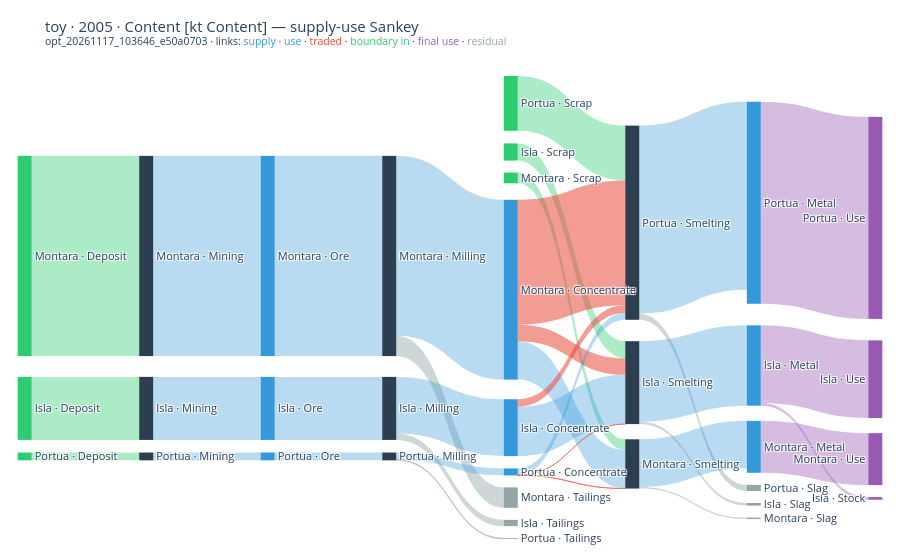

Notebook source saved alongside this figure:
### Markdown cell above
## The Sankey

A Sankey draws one period and one valuation of the table: the blocks as columns, edges as bands. The first figure is Plotly, interactive in VS Code or Jupyter; the second is the PNG that Stage 6 wrote beside the run through kaleido, which is what GitHub shows. Boundary inputs are green, supply and use blue, traded legs red, final use purple, residuals grey. A link at or below zero cannot be drawn: the build logs a warning with their total, and the toy's few small negative flows (no hard bands) are among them.

### Code cell
fig = psut.sankey("2005", unit="kt Content")
# the figure's own repr needs nbformat; this sends the same Plotly JSON to the notebook
display({"application/vnd.plotly.v1+json": json.loads(fig.to_json())}, raw=True)

### Figure 1 — Plotly figure (JSON) as saved in the notebook; plotly's stock layout.template omitted (floating-point values rounded to 4 significant figures)
{"data": [{"arrangement": "snap", "link": {"color": ["rgba(46,204,113,0.4)", "rgba(46,204,113,0.4)", "rgba(46,204,113,0.4)", "rgba(46,204,113,0.4)", "rgba(46,204,113,0.4)", "rgba(46,204,113,0.4)", "rgba(149,165,166,0.45)", "rgba(149,165,166,0.45)", "rgba(149,165,166,0.45)", "rgba(149,165,166,0.45)", "rgba(149,165,166,0.45)", "rgba(149,165,166,0.45)", "rgba(52,152,219,0.35)", "rgba(52,152,219,0.35)", "rgba(52,152,219,0.35)", "rgba(52,152,219,0.35)", "rgba(52,152,219,0.35)", "rgba(52,152,219,0.35)", "rgba(52,152,219,0.35)", "rgba(52,152,219,0.35)", "rgba(52,152,219,0.35)", "rgba(52,152,219,0.35)", "rgba(52,152,219,0.35)", "rgba(52,152,219,0.35)", "rgba(52,152,219,0.35)", "rgba(231,76,60,0.55)", "rgba(231,76,60,0.55)", "rgba(231,76,60,0.55)", "rgba(52,152,219,0.35)", "rgba(231,76,60,0.55)", "rgba(231,76,60,0.55)", "rgba(52,152,219,0.35)", "rgba(155,89,182,0.4)", "rgba(155,89,182,0.4)", "rgba(155,89,182,0.4)", "rgba(155,89,182,0.4)"], "customdata": ["E · boundary in", "E · boundary in", "E · boundary in", "O · boundary in", "O · boundary in", "O · boundary in", "P · residual", "P · residual", "P · residual", "P · residual", "P · residual", "P · residual", "S · supply", "S · supply", "S · supply", "S · supply", "S · supply", "S · supply", "S · supply", "S · supply", "S · supply", "U · use", "U · use", "U · use", "U · use", "U · traded", "U · traded", "U · traded", "U · use", "U · traded", "U · traded", "U · use", "Y · final use", "Y · final use", "Y · final use", "Y · final use"], "hovertemplate": "%{source.label} → %{target.label}<br>%{value:,.1f} kt Content · %{customdata}<extra></extra>", "source": [2, 4, 0, 3, 5, 1, 9, 12, 6, 11, 14, 8, 10, 13, 7, 9, 12, 6, 11, 14, 8, 20, 23, 17, 18, 18, 18, 21, 21, 21, 15, 15, 19, 22, 16, 16], "target": [10, 13, 7, 11, 14, 8, 31, 33, 29, 30, 32, 28, 20, 23, 17, 18, 21, 15, 19, 22, 16, 9, 12, 6, 11, 14, 8, 11, 14, 8, 14, 8, 26, 27, 25, 24], "value": [10.58, 0.412, 3.331, 0.5671, 2.899, 0.9056, 1.08, 0.04382, 0.333, 0.07628, 0.3228, 0.1383, 10.58, 0.412, 3.331, 9.502, 0.3682, 2.998, 2.519, 9.939, 4.243, 10.58, 0.412, 3.331, 2.029, 6.6, 0.8725, 0.006735, 0.3556, 0.005856, 0.4078, 2.598, 2.745, 10.68, 4.106, 0.1377]}, "node": {"color": ["#2ECC71", "#2ECC71", "#2ECC71", "#2ECC71", "#2ECC71", "#2ECC71", "#2C3E50", "#2C3E50", "#2C3E50", "#2C3E50", "#2C3E50", "#2C3E50", "#2C3E50", "#2C3E50", "#2C3E50", "#3498DB", "#3498DB", "#3498DB", "#3498DB", "#3498DB", "#3498DB", "#3498DB", "#3498DB", "#3498DB", "#9B59B6", "#9B59B6", "#9B59B6", "#9B59B6", "#95A5A6", "#95A5A6", "#95A5A6", "#95A5A6", "#95A5A6", "#95A5A6"], "hovertemplate": "%{label}<br>%{value:,.1f} kt Content<extra></extra>", "label": ["Isla · Deposit", "Isla · Scrap", "Montara · Deposit", "Montara · Scrap", "Portua · Deposit", "Portua · Scrap", "Isla · Milling", "Isla · Mining", "Isla · Smelting", "Montara · Milling", "Montara · Mining", "Montara · Smelting", "Portua · Milling", "Portua · Mining", "Portua · Smelting", "Isla · Concentrate", "Isla · Metal", "Isla · Ore", "Montara · Concentrate", "Montara · Metal", "Montara · Ore", "Portua · Concentrate", "Portua · Metal", "Portua · Ore", "Isla · Stock", "Isla · Use", "Montara · Use", "Portua · Use", "Isla · Slag", "Isla · Tailings", "Montara · Slag", "Montara · Tailings", "Portua · Slag", "Portua · Tailings"], "line": {"width": 0}, "pad": 12, "thickness": 14, "x": [0.01, 0.57, 0.01, 0.57, 0.01, 0.57, 0.43, 0.15, 0.71, 0.43, 0.15, 0.71, 0.43, 0.15, 0.71, 0.57, 0.85, 0.29, 0.57, 0.85, 0.29, 0.57, 0.85, 0.29, 0.99, 0.99, 0.99, 0.99, 0.85, 0.57, 0.85, 0.57, 0.85, 0.57], "y": [0.7175, 0.1833, 0.3999, 0.2348, 0.8175, 0.08199, 0.7175, 0.7175, 0.6638, 0.3999, 0.3999, 0.8332, 0.8175, 0.8175, 0.3306, 0.7577, 0.6281, 0.7175, 0.4702, 0.7976, 0.3999, 0.8498, 0.2891, 0.8175, 0.9048, 0.6567, 0.8232, 0.3206, 0.9131, 0.951, 0.9376, 0.9008, 0.8832, 0.9791]}, "type": "sankey"}], "layout": {"font": {"size": 11}, "margin": {"b": 16, "l": 16, "r": 16, "t": 64}, "title": {"text": "toy · 2005 · Content [kt Content] — supply-use Sankey<br><sup>opt_20261117_103646_e50a0703 · links: <span style=\"color:rgb(52,152,219)\">supply</span> · <span style=\"color:rgb(52,152,219)\">use</span> · <span style=\"color:rgb(231,76,60)\">traded</span> · <span style=\"color:rgb(46,204,113)\">boundary in</span> · <span style=\"color:rgb(155,89,182)\">final use</span> · <span style=\"color:rgb(149,165,166)\">residual</span></sup>"}}}
